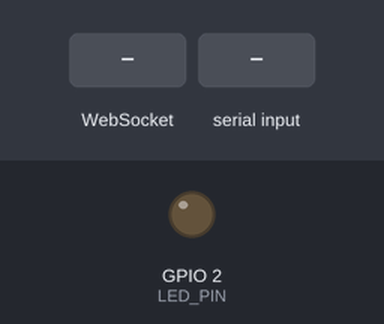
Recording of a sketch running on a simulated ESP32. Parts: output pins drawn as LEDs (lit = HIGH). The inputs (shaded band) are chosen by the test bench. WiFi joins after 1.5 s; servers stay silent unless stated; what the sketch prints to the serial monitor is not drawn.

Above: at 3.3 s.
3.4 s: WebSocket text "1" received
At 4.3 s:
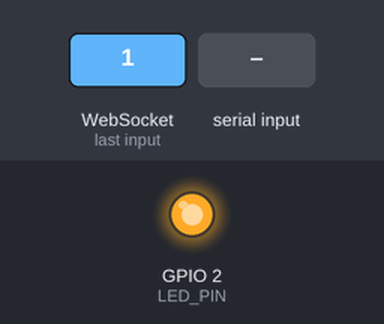
4.9 s: "1\n" received over Serial
Timing chart, 0 to 7.9 s (numbered marks = the images above; inputs shaded):
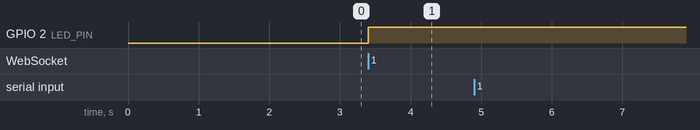

The sketch:

wifi_chat_test.ino
```cpp
// wifi_chat_test/wifi_chat_test.ino  —  Flash this to ESP32 #2
// ─────────────────────────────────────────────────────────────────────────────
// Two-way WiFi chat test between this ESP32 and the laptop running chat_server.py
//
// What happens:
//   You type in THIS Serial Monitor  → message goes over WiFi → laptop terminal
//   Laptop types in their terminal   → message comes over WiFi → shows here
//
// Setup:
//   1. Flash this to ESP32 #2.
//   2. On the OTHER laptop, open Serial Monitor at 115200 baud.
//   3. On YOUR laptop, run:  python arduino_bridge/wifi_chat_test/chat_server.py
//   4. Both sides can now type and see each other's messages.
//
// Libraries needed (Arduino Library Manager):
//   • Board:   esp32 by Espressif Systems
//   • Library: WebSockets by Markus Sattler
// ─────────────────────────────────────────────────────────────────────────────

#include <WiFi.h>
#include <WebSocketsClient.h>

// ── Config ────────────────────────────────────────────────────────────────────
#define WIFI_SSID  "MyESPNetwork"
#define WIFI_PASS  "12345678"

#define SERVER_PORT  5000
#define SERVER_PATH  "/ws_chat"

#define LED_PIN 2   // onboard LED (GPIO2 on most ESP32 dev boards)

// IP scan range on the AP subnet to find the laptop automatically
#define SCAN_START 2
#define SCAN_END   10
// ─────────────────────────────────────────────────────────────────────────────

WebSocketsClient ws;
bool connected = false;
String serialBuf = "";

// ── WebSocket events ──────────────────────────────────────────────────────────

void onWsEvent(WStype_t type, uint8_t* payload, size_t length) {
    if (type == WStype_CONNECTED) {
        connected = true;
        digitalWrite(LED_PIN, HIGH);
        Serial.println();
        Serial.println("══════════════════════════════════════");
        Serial.println("  LINK UP — connected to laptop");
        Serial.println("  Type here and press Enter to send.");
        Serial.println("══════════════════════════════════════");
    }
    else if (type == WStype_DISCONNECTED) {
        connected = false;
        digitalWrite(LED_PIN, LOW);
        Serial.println("[WiFi] Disconnected from laptop — retrying...");
    }
    else if (type == WStype_TEXT) {
        // Message received from laptop — print it
        String msg = String((char*)payload, length);
        Serial.println();
        Serial.print("[LAPTOP] ");
        Serial.println(msg);
    }
}

// ── Find laptop: probe each IP on port 5000 ───────────────────────────────────

IPAddress findLaptop() {
    Serial.println("[Scan] Looking for laptop on 192.168.4.x ...");
    for (int i = SCAN_START; i <= SCAN_END; i++) {
        IPAddress ip(192, 168, 4, i);
        WiFiClient probe;
        probe.setTimeout(400);
        if (probe.connect(ip, SERVER_PORT)) {
            probe.stop();
            Serial.print("[Scan] Found at 192.168.4.");
            Serial.println(i);
            return ip;
        }
    }
    return IPAddress(0, 0, 0, 0);
}

// ── setup ─────────────────────────────────────────────────────────────────────

void setup() {
    Serial.begin(115200);
    delay(400);
    pinMode(LED_PIN, OUTPUT);
    digitalWrite(LED_PIN, LOW);

    Serial.println("\n══════════════════════════════════════");
    Serial.println("  WiFi Chat Test — ESP32 #2");
    Serial.println("══════════════════════════════════════");

    // Connect to WiFi AP
    WiFi.mode(WIFI_STA);
    WiFi.begin(WIFI_SSID, WIFI_PASS);
    Serial.print("[WiFi] Connecting");
    while (WiFi.status() != WL_CONNECTED) {
        delay(300);
        Serial.print(".");
    }
    Serial.println(" OK");
    Serial.print("[WiFi] IP: "); Serial.println(WiFi.localIP());
    Serial.print("[WiFi] RSSI: "); Serial.print(WiFi.RSSI()); Serial.println(" dBm");

    // Find laptop
    IPAddress laptopIP = findLaptop();
    if (laptopIP == IPAddress(0, 0, 0, 0)) {
        Serial.println("[ERROR] Laptop not found. Is chat_server.py running?");
        Serial.println("Rebooting in 5 s...");
        delay(5000);
        ESP.restart();
    }

    // Connect WebSocket
    Serial.print("[WS] Connecting to ws://");
    Serial.print(laptopIP); Serial.print(":"); Serial.print(SERVER_PORT);
    Serial.println(SERVER_PATH);

    ws.begin(laptopIP.toString().c_str(), SERVER_PORT, SERVER_PATH);
    ws.onEvent(onWsEvent);
    ws.setReconnectInterval(3000);
}

// ── loop ──────────────────────────────────────────────────────────────────────

void loop() {
    ws.loop();

    // Read from Serial Monitor — send to laptop when Enter pressed
    while (Serial.available()) {
        char c = (char)Serial.read();
        if (c == '\n') {
            serialBuf.trim();
            if (serialBuf.length() > 0) {
                if (connected) {
                    ws.sendTXT(serialBuf);
                    Serial.print("[YOU] ");
                    Serial.println(serialBuf);
                } else {
                    Serial.println("[not connected — message dropped]");
                }
            }
            serialBuf = "";
        } else if (c != '\r') {
            serialBuf += c;
        }
    }
}
```

Measured:
- after the input at 3.4 s, GPIO 2 (LED_PIN): LOW → HIGH at once
- after the input at 4.9 s, every drawn part: stays the same
